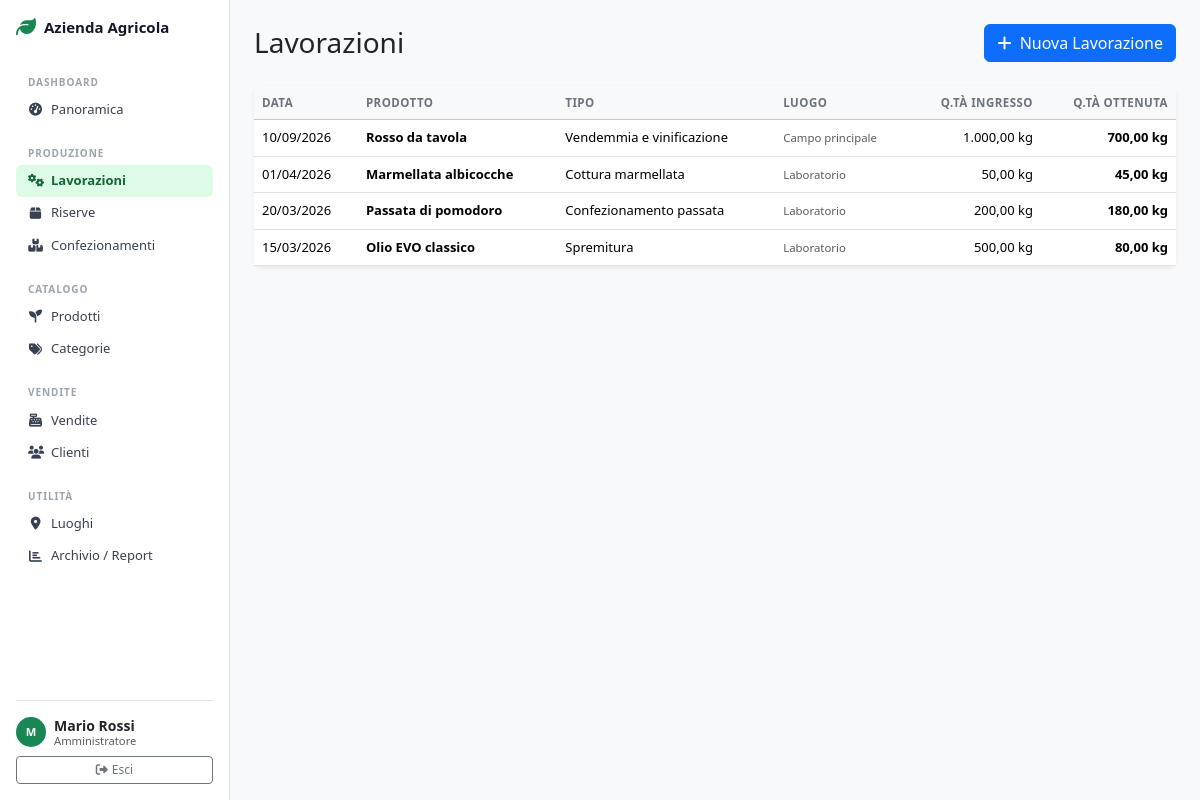
Screenshot of /admin/lavorazione.php (signed in) with the database file from the repository.
### tables this page shows
CREATE TABLE IF NOT EXISTS LAVORAZIONE (
    idLavorazione INT AUTO_INCREMENT PRIMARY KEY,
    tipoLavorazione VARCHAR(100) NOT NULL,
    dataLavorazione DATE NOT NULL,
    quantitaIngresso DECIMAL(10, 2) NOT NULL,
    quantitaOttenuta DECIMAL(10, 2) NOT NULL,
    idProdotto INT NOT NULL,
    idLuogo INT NOT NULL,
    
    FOREIGN KEY (idProdotto) REFERENCES PRODOTTO(idProdotto) ON DELETE RESTRICT,
    FOREIGN KEY (idLuogo) REFERENCES LUOGO(idLuogo) ON DELETE RESTRICT,
    INDEX idx_data (dataLavorazione),
    INDEX idx_prodotto (idProdotto),
    INDEX idx_luogo (idLuogo)
);

CREATE TABLE IF NOT EXISTS PRODOTTO (
    idProdotto INT AUTO_INCREMENT PRIMARY KEY,
    nome VARCHAR(150) NOT NULL,
    unitaMisura ENUM('kg', 'litro', 'pezzo', 'grammo') NOT NULL,
    prezzoBase DECIMAL(10, 2) NOT NULL DEFAULT 0.00,
    idCategoria INT NOT NULL,
    
    FOREIGN KEY (idCategoria) REFERENCES CATEGORIA(idCategoria) ON DELETE RESTRICT,
    INDEX idx_categoria (idCategoria),
    INDEX idx_nome (nome)
);

CREATE TABLE IF NOT EXISTS LUOGO (
    idLuogo INT AUTO_INCREMENT PRIMARY KEY,
    nome VARCHAR(150) NOT NULL UNIQUE,
    indirizzo VARCHAR(255) NULL,
    tipo ENUM('campo', 'laboratorio', 'punto vendita', 'magazzino') NOT NULL,
    
    INDEX idx_tipo (tipo),
    INDEX idx_nome (nome)
);

### includes/db.php (called while the page is built, shortened)
<?php
function executeQuery($conn, $sql, $params = []) {
    $stmt = mysqli_prepare($conn, $sql);
    mysqli_stmt_execute($stmt);
    return $stmt;
}
function fetchAll($conn, $sql, $params = []) {
    $stmt   = executeQuery($conn, $sql, $params);
    $result = mysqli_stmt_get_result($stmt);
    $rows   = mysqli_fetch_all($result, MYSQLI_ASSOC);
    return $rows;
}

### includes/functions.php (called while the page is built, shortened)
<?php
function formatDate($date, $includeTime = false) {
    $timestamp = strtotime($date);
    return date('d/m/Y', $timestamp);
}
function formatWeight($peso, $unita) {
    $peso = number_format($peso, 2, ',', '.');
    switch ($unita) {
        case 'kg':
            return $peso . ' kg';
    }
}

### admin/lavorazione.php (the view, shortened to what this page needs)
<?php
require_once '../includes/db.php';
require_once '../includes/functions.php';
$lavorazioni = fetchAll($pdo,
    "SELECT l.*, p.nome as nomeProdotto, lu.nome as nomeLuogo
     FROM LAVORAZIONE l
     INNER JOIN PRODOTTO p ON l.idProdotto = p.idProdotto
     INNER JOIN LUOGO lu ON l.idLuogo = lu.idLuogo
     ORDER BY l.dataLavorazione DESC
     LIMIT 100"
);
include '../includes/header_admin.php';
?>
<div class="d-flex justify-content-between align-items-center mb-4">
    <h1 class="h3 mb-0">Lavorazioni</h1>
    <button class="btn btn-primary" data-bs-toggle="modal" data-bs-target="#modalNuovaLavorazione">
        <i class="fas fa-plus me-1"></i> Nuova Lavorazione
    </button>
</div>
<div class="card border-0 shadow-sm">
    <div class="card-body p-0">
        <div class="table-responsive">
            <table class="table table-hover align-middle mb-0">
                <thead class="table-light">
                    <tr>
                        <th>Data</th>
                        <th>Prodotto</th>
                        <th>Tipo</th>
                        <th>Luogo</th>
                        <th class="text-end">Q.tà ingresso</th>
                        <th class="text-end">Q.tà ottenuta</th>
                    </tr>
                </thead>
                <tbody>
                    <?php if (empty($lavorazioni)): ?>
                        <tr>
                            <td colspan="6" class="text-center text-muted py-4">Nessuna lavorazione registrata</td>
                        </tr>
                    <?php else: ?>
                    <?php foreach ($lavorazioni as $l): ?>
                        <tr>
                            <td><?php echo formatDate($l['dataLavorazione']); ?></td>
                            <td><strong><?php echo htmlspecialchars($l['nomeProdotto']); ?></strong></td>
                            <td><?php echo htmlspecialchars($l['tipoLavorazione']); ?></td>
                            <td><small class="text-muted"><?php echo htmlspecialchars($l['nomeLuogo']); ?></small></td>
                            <td class="text-end"><?php echo formatWeight($l['quantitaIngresso'], 'kg'); ?></td>
                            <td class="text-end"><strong><?php echo formatWeight($l['quantitaOttenuta'], 'kg'); ?></strong></td>
                        </tr>
                    <?php endforeach; ?>
                    <?php endif; ?>
                </tbody>
            </table>
        </div>
    </div>
</div>
<?php include '../includes/footer.php'; ?>

### css/admin.css (style rules this page uses)
.card { border-radius: 8px; }
.table thead th { font-size: .72rem; font-weight: 600; text-transform: uppercase; letter-spacing: .04em; color: #6b7280; white-space: nowrap; border-bottom-width: 1px; }
.table td { font-size: .8125rem; vertical-align: middle; }

### rows the page displays
lavorazione: dataLavorazione "10/09/2026", idProdotto.nome "Rosso da tavola", tipoLavorazione "Vendemmia e vinificazione", idLuogo.nome "Campo principale", quantitaIngresso "1.000,00 kg", quantitaOttenuta "700,00 kg"
lavorazione: dataLavorazione "01/04/2026", idProdotto.nome "Marmellata albicocche", tipoLavorazione "Cottura marmellata", idLuogo.nome "Laboratorio", quantitaIngresso "50,00 kg", quantitaOttenuta "45,00 kg"
lavorazione: dataLavorazione "20/03/2026", idProdotto.nome "Passata di pomodoro", tipoLavorazione "Confezionamento passata", idLuogo.nome "Laboratorio", quantitaIngresso "200,00 kg", quantitaOttenuta "180,00 kg"
lavorazione: dataLavorazione "15/03/2026", idProdotto.nome "Olio EVO classico", tipoLavorazione "Spremitura", idLuogo.nome "Laboratorio", quantitaIngresso "500,00 kg", quantitaOttenuta "80,00 kg"

### other values shown
APP_NAME "Azienda Agricola"
substr(getUserName(), 0, 1) "M"
getUserName() "Mario Rossi"
